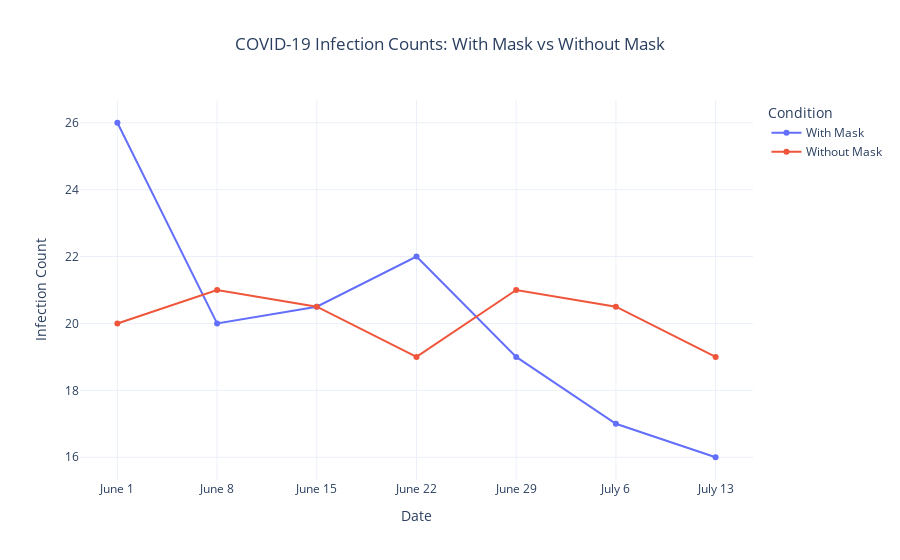

Source (notebook cell):
### Markdown cell above
3. Make a visualization of this data that is more accurate. Your visualization should more honestly tell the story.

               fig = pd.line(DF,x= ,y= )

   
5. What message is more clear in your visualization, compared to the one posted on twitter?

   ##### Answer: My visualization is clearer, and it's giving the message that wearing a mask slightly helps your chances of not getting infected with COVID.
7. What, if any, useful information do these data and your visualization tell us about mask wearing and COVID? It’ll be difficult to set aside what you already know about mask wearing, but you should try to focus only on what this visualization tells. Feel free to also comment on whether that lines up with what you know about mask wearing.

   ##### Answer: It looks like wearing a mask does prevent getting infected with COVID, but only slightly.
9. Could there be confounding data? What can you actually say about the data as given?

##### Answer: Ya, there could be confounding data because this data set doesn't take into account other variables such as population density or local policies/mandates.

### Code cell
fig = px.line(
    DF,
    x="Date",
    y=["With Mask", "Without Mask"],
    title="COVID-19 Infection Counts: With Mask vs Without Mask",
    markers=True,
    labels={"value": "Number of Infections", "variable": "Condition"}
)

fig.update_layout(
    yaxis_title="Infection Count",
    xaxis_title="Date",
    title_x=0.5,
    template="plotly_white"
)

### Figure 1 — Plotly figure (JSON) as saved in the notebook; plotly's stock layout.template omitted (floating-point values rounded to 4 significant figures)
{"data": [{"hovertemplate": "Condition=With Mask<br>Date=%{x}<br>Number of Infections=%{y}<extra></extra>", "legendgroup": "With Mask", "line": {"color": "#636efa", "dash": "solid"}, "marker": {"symbol": "circle"}, "mode": "lines+markers", "name": "With Mask", "orientation": "v", "showlegend": true, "type": "scatter", "x": ["June 1", "June 8", "June 15", "June 22", "June 29", "July 6", "July 13"], "xaxis": "x", "y": [26.0, 20.0, 20.5, 22.0, 19.0, 17.0, 16.0], "yaxis": "y"}, {"hovertemplate": "Condition=Without Mask<br>Date=%{x}<br>Number of Infections=%{y}<extra></extra>", "legendgroup": "Without Mask", "line": {"color": "#EF553B", "dash": "solid"}, "marker": {"symbol": "circle"}, "mode": "lines+markers", "name": "Without Mask", "orientation": "v", "showlegend": true, "type": "scatter", "x": ["June 1", "June 8", "June 15", "June 22", "June 29", "July 6", "July 13"], "xaxis": "x", "y": [20.0, 21.0, 20.5, 19.0, 21.0, 20.5, 19.0], "yaxis": "y"}], "layout": {"legend": {"title": {"text": "Condition"}, "tracegroupgap": 0}, "title": {"text": "COVID-19 Infection Counts: With Mask vs Without Mask", "x": 0.5}, "xaxis": {"anchor": "y", "domain": [0, 1], "title": {"text": "Date"}}, "yaxis": {"anchor": "x", "domain": [0, 1], "title": {"text": "Infection Count"}}}}
